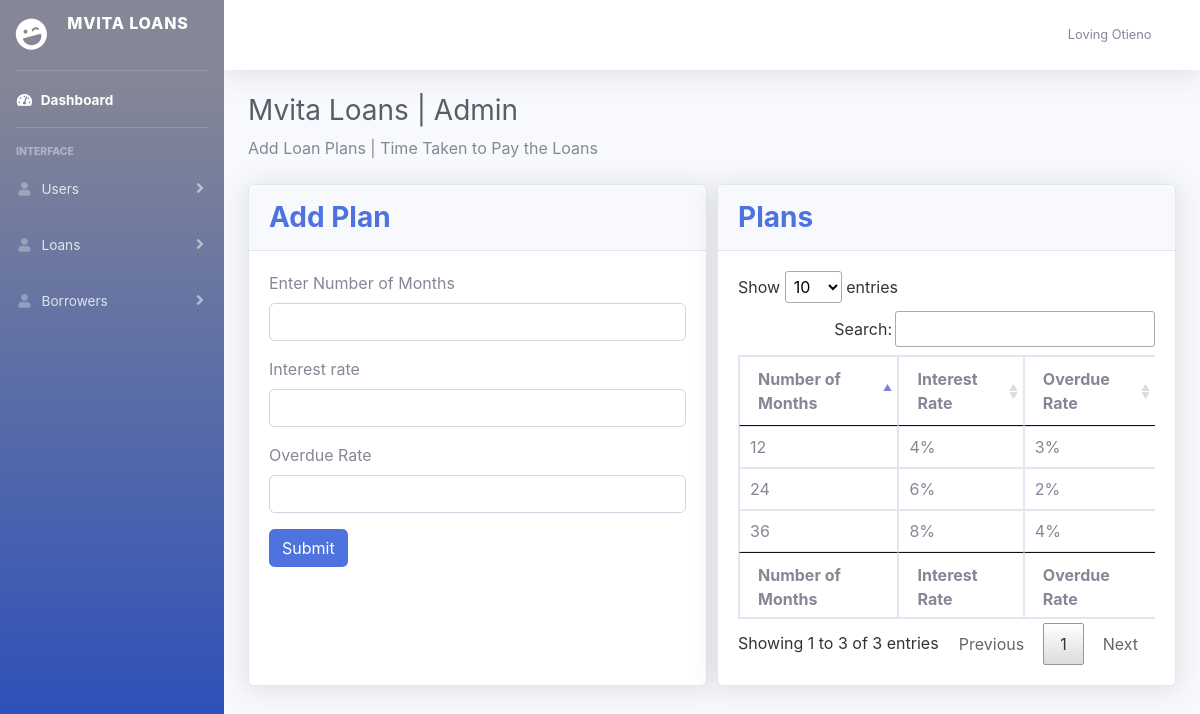
The app's page /admin/dashboard/loanPlan.php (signed in) with its own data.
### tables this page shows
CREATE TABLE `loan_plans` (
  `id` int(11) NOT NULL,
  `months` int(11) NOT NULL,
  `interest_rate` int(11) NOT NULL,
  `overdue_rate` int(11) NOT NULL
);

### admin/dashboard/loanPlan.php (the view, shortened to what this page needs)
<?php
include "../includes/dashboard-header.php";
?>
<body id="page-top">
    <div id="wrapper">
        <?php include_once "../../sb/partials/sidebar.php"; ?>
        <div id="content-wrapper" class="d-flex flex-column">
            <div id="content">
                <?php include_once "../../sb/partials/navbar.php"; ?>
                <div class="container-fluid">
                    <h1 class="h3 mb-2 text-gray-800">Mvita Loans | Admin</h1>
                    <p class="mb-4">Add Loan Plans | Time Taken to Pay the Loans</p>
                    <div class="view-splitter">
                        <div class="card shadow mb-4">
                            <div class="card-header py-3">
                                <h3 class="m-0 font-weight-bold text-primary">Add Plan</h3>
                            </div>
                            <div class="card-body">
                                <form action="" method="POST">
                                    <div class="form-group">
                                        <label for="">Enter Number of Months</label>
                                        <input type="number" class="form-control" id="months" name="months">
                                    </div>
                                    <div class="form-group">
                                        <label for="">Interest rate</label>
                                        <input type="number" name="interest" id="interest" class="form-control">
                                    </div>
                                    <div class="form-group">
                                        <label for="">Overdue Rate</label>
                                        <input type="number" name="overdue" id="overdue" class="form-control">
                                    </div>
                                    <div class="form-group button">
                                        <input type="submit" class="btn btn-primary" name="submit" id="submit">
                                    </div>
                                </form>
                            </div>
                        </div>
                        <div class="card shadow mb-4">
                            <div class="card-header py-3">
                                <h3 class="m-0 font-weight-bold text-primary">Plans</h3>
                            </div>
                            <div class="card-body">
                                <div class="table-responsive">
                                    <table class="table table-bordered" id="dataTable" width="100%" cellspacing="0">
                                        <thead>
                                            <tr>
                                                <th>Number of Months</th>
                                                <th>Interest Rate</th>
                                                <th>Overdue Rate</th>
                                            </tr>
                                        </thead>
                                        <tfoot>
                                        <tr>
                                            <th>Number of Months</th>
                                            <th>Interest Rate</th>
                                            <th>Overdue Rate</th>
                                        </tr>
                                        </tfoot>
                                        <?php
                                            $selPlan = "SELECT * FROM loan_plans";
                                            $ret = mysqli_query($mysqli, $selPlan);
                                        ?>
                                        <tbody>
                                            <?php while($row = mysqli_fetch_assoc($ret)): ?>
                                                <tr>
                                                    <td><?php echo $row['months']; ?></td>
                                                    <td><?php echo $row['interest_rate']. "%"; ?></td>
                                                    <td><?php echo $row['overdue_rate']. "%"; ?></td>
                                                </tr>
                                            <?php endwhile; ?>
                                        </tbody>
                                    </table>
                                </div>
                            </div>
                        </div>
                    </div>
                </div>
            </div>
        </div>
    </div>
</body>
</html>

### CSS/admin/main.css (style rules this page uses)
.view-splitter { display: grid; grid-template-columns: 1fr 1fr; column-gap: 10px; }

### records on screen
loan_plans: months "12", interest_rate "4", overdue_rate "3"
loan_plans: months "36", interest_rate "8", overdue_rate "4"
loan_plans: months "24", interest_rate "6", overdue_rate "2"

### other values on screen
$_SESSION['admin_name'] "Loving Otieno"
